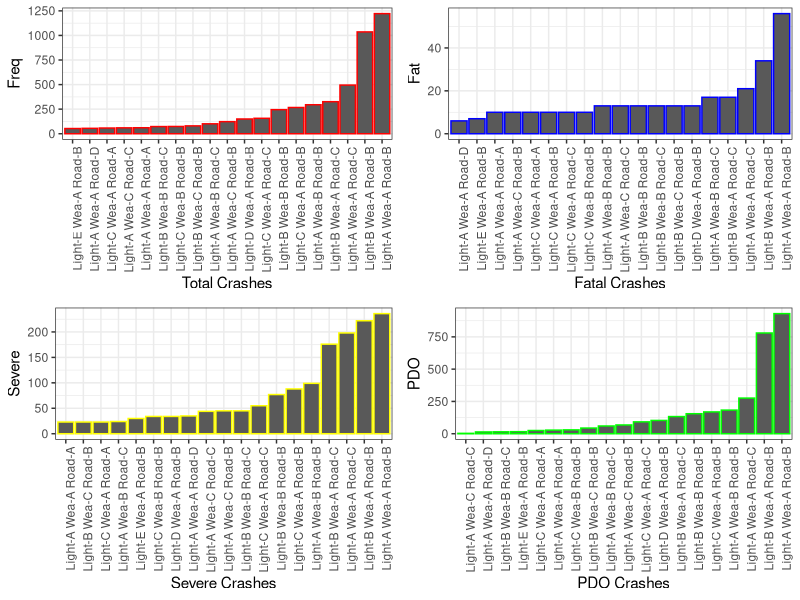

The R source for this figure: (Note: this script raises an error after producing the figure.)
## ---- chunk 1

setwd("/Users/subasishdas1/Desktop/TAMU_ITE_WKSHP1_Feb17/Data")
mm <- read.csv("data03.csv")
head(mm)

library(ggplot2)
library(gridExtra)
plot1 <- ggplot(mm, aes(x=reorder(Cond, Freq), y= Freq))+theme_bw()+
  geom_bar(stat="identity", colour="red")+
  xlab("Total Crashes") +
  theme(axis.text.x = element_text(angle = 90, hjust = 1))

plot2 <- ggplot(mm, aes(x=reorder(Cond, Fat), y= Fat))+theme_bw()+
  geom_bar(stat="identity", colour="blue")+
  xlab("Fatal Crashes") +
  theme(axis.text.x = element_text(angle = 90, hjust = 1))

plot3 <- ggplot(mm, aes(x=reorder(Cond, Severe), y= Severe))+theme_bw()+
  geom_bar(stat="identity", colour="yellow")+
  xlab("Severe Crashes") +
  theme(axis.text.x = element_text(angle = 90, hjust = 1))

plot4 <- ggplot(mm, aes(x=reorder(Cond, PDO), y= PDO))+theme_bw()+
  geom_bar(stat="identity", colour="green")+
  xlab("PDO Crashes") +
  theme(axis.text.x = element_text(angle = 90, hjust = 1))

grid.arrange(plot1, plot2, plot3, plot4, ncol=2)

## ---- chunk 2
library(randomForest)
setwd("/Users/subasishdas1/Desktop/TAMU_ITE_WKSHP1_Feb17/Data")
all_fatal <- read.csv("data04.csv")
dim(all_fatal)
fat4 <- all_fatal[c(4:12)]
names(fat4)
dim(fat4)
fat5 <- fat4[complete.cases(fat4),]
fat5$LIGHTING_CD <- as.factor(as.numeric(fat5$LIGHTING_CD))
fat.rf <- randomForest(LIGHTING_CD ~ ., fat5, do.trace=5, ntree=20)
print(fat.rf)
varImpPlot(fat.rf, sort = TRUE,  pch = 19, col =2, cex=1.3,
           main = "Imp. Var. Plot")
